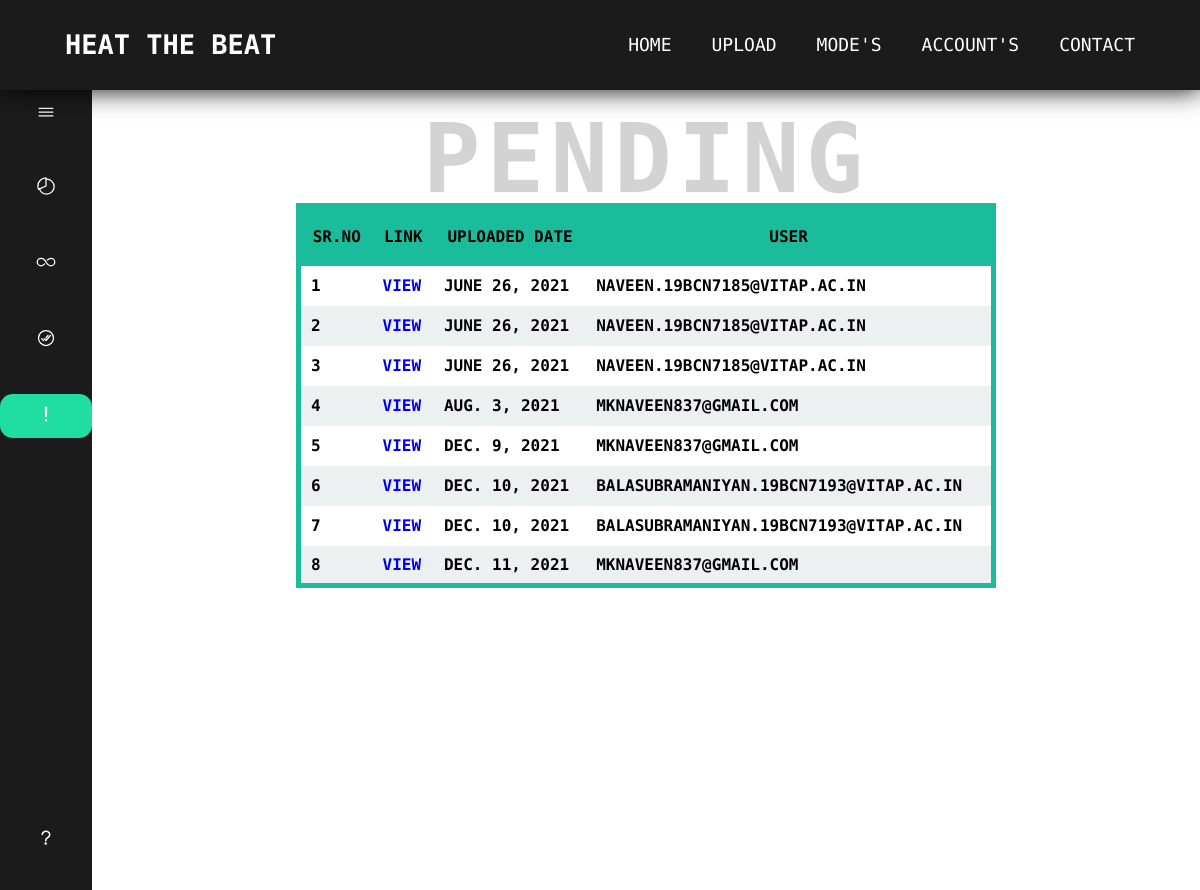
/bitdance/moderator/ (signed in), run on the app's committed database.
### VIDEOSUPLOAD/models.py (models this page shows, shortened)
class videoUpload(models.Model):
    captions=models.CharField(max_length=100)
    username=models.CharField(max_length=100)
    date=models.DateField(default='2001-04-12')
    EventName=models.CharField(max_length=50,default="")
    video=models.URLField(max_length=200,null=True,unique=True)
    url_64encoding=models.CharField(max_length=2048,default='/upload/videos/')
    Total_marks=models.IntegerField(default=0)

### VIDEOSUPLOAD/views.py (the view)
# urls.py: path('bitdance/moderator/',views.Moderator,name="Moderator's"),
def Moderator(request):
    if (request.user.is_authenticated == False):
        return redirect('/account/login')
    if request.method == 'GET':
        try:
            mode_team = Mode.objects.get(email=request.user)
        except Exception:
            mode_team = None
        if mode_team is not None and mode_team.mode_active:
            allmark_user = Marks.objects.filter(moderator_email=request.user.email)
            allmark_user_id = allmark_user.values_list('videoId')
            left_out_video = videoUpload.objects.exclude(pk__in=allmark_user_id)
            return render(request, 'allmarks.html', {'marks': allmark_user, 'LeftOver': left_out_video})
        if request.user.is_staff:
            return redirect('/videos')
        else:
            return redirect('/')

### Accounts/templatetags/check_mod.py (called while the page is built)
@register.filter('check_mod')
def has_group(user):
    try :
      team_mode=  Mode.objects.get(email=user)
    except Exception:
      team_mode =None
    if team_mode is not None and team_mode.mode_active:
        return True
    else :
        return False

### Templates/allmarks.html (shortened to what this page needs)
{% load static %}
{% static "images" as baseUrl %}
<!DOCTYPE html>
<html lang="en">
<head>
    <link rel="stylesheet" href="{% static 'css/headercss.css' %}">
    <link rel="stylesheet" href="{% static 'css/getmarkscss.css' %}">
    <link rel="stylesheet" href="{% static 'css/allmarkscss.css'%}">
    <link rel="stylesheet" href="{% static 'css/headercss.css' %}">
</head>
<body>
    {% include "header.html" %}
    <div id="body-pd" class="container containerHomepage">
        <div>
            <div>
                <div class="nav2">
                    <div id="lefthand">
                        <div class="nav__brand">
                            <ion-icon name="menu-outline" class="nav__toggle" id="nav-toggle"></ion-icon>
                        </div>
                        <div class="nav__list">
                            <div class="navclick " id="analytics">
                                <div>
                                    <ion-icon name="pie-chart-outline" class="nav__icon"></ion-icon>
                                </div>
                            </div>
                            <div class="navclick " id="filterbyevent">
                                <div>
                                    <ion-icon name="infinite-outline" class="nav__icon"></ion-icon>
                                </div>
                            </div>
                            <div class="navclick " id="verified">
                                <div>
                                    <ion-icon name="checkmark-done-circle-outline" class="nav__icon"></ion-icon>
                                </div>
                            </div>
                            <div class="navclick " id="unseen" style="background: #20dea0;">
                                <div>
                                    <ion-icon name="alert-outline" class="nav__icon "></ion-icon>
                                </div>
                            </div>
                        </div>
                    </div>
                    <a href="https://github.com/Android-Club-VITAP/BEAT-THE-HEAT" class="navclick">
                        <ion-icon name="help-outline" class="nav__icon"></ion-icon>
                    </a>
                </div>
            </div>
        </div>
        <div class="tableOut">
            <div id="HeaderOut" style="text-transform: uppercase;">
                <h1> PENDING</h1>
            </div>
            <div id="resbody">
                <table id="example" class="blue" style="min-width:700px; margin-bottom: 50px;overflow-x: scroll; ">
                    <thead>
                        <tr>
                            <th>SR.NO</th>
                            <th> link </th>
                            <th>UPLOADED DATE </th>
                            <th>USER</th>
                        </tr>
                    </thead>
                    <tbody id="TB">
                        {% for i in LeftOver %}
                        <tr>
                            <td></td>
                            <td><a href="/videos/{{i.url_64encoding}}" target="_blank">View</a></td>
                            <td>{{i.date}}</td>
                            <td>{{i.username}}</td>
                        </tr>
                        {% endfor %}
                    </tbody>
                </table>
            </div>
        </div>
    </div>
</body>
</html>

### Templates/header.html (shortened to what this page needs)
{% load check_mod %}
<nav>
    <div class="logo"> HEAT THE BEAT </div>
    <ul id="listviewheader">
        <li> <a href="/">HOME</a></li>
        <li><a href="/upload/">UPLOAD</a></li>
        {%if request.user|check_mod %}
        <li>
            <a> MODE'S</a>
        </li>
        {% endif %}
        <li>
            <a>Account's</a>
        </li>
        <li><a href="https://github.com/Android-Club-VITAP/">Contact</a></li>
    </ul>
</nav>

### static/css/headercss.css (style rules this page uses)
* { padding: 0; margin: 0; box-sizing: border-box; font-family: 'Fira Mono', monospace; }
nav { background-color: #1b1b1b; position: sticky; top: 0; left: 0; right: 0; bottom: 0; box-shadow: 0px 0px 25px 0px #000000fa; color: white; z-index: 1000; transition: background 1s ease; padding: 10px 5px; }
nav::after { content: ""; clear: both; display: table; }
nav ul { float: right; list-style: none; margin-right: 40px; position: relative; }
nav ul li { float: left; display: inline-block; background: #1b1b1b; margin: 0 5px; }
nav ul li a { text-decoration: none; line-height: 70px; font-size: 18px; padding: 8px 15px; text-transform: uppercase; color: white; }
nav .logo { float: left; color: white; font-size: 27px; font-weight: 600; line-height: 70px; padding-left: 60px; }

### static/css/getmarkscss.css (style rules this page uses)
* { padding: 0; margin: 0; box-sizing: border-box; }
table { border-collapse: collapse; width: 70%; text-transform: uppercase; max-width: 80%; min-width: 30%; }
.blue { border: 5px solid #1ABC9C; }
.blue thead { background: #1ABC9C; }
th, td { padding: 5px 10px; font-weight: bolder; width: auto; }
td { height: 40px; overflow: hidden; }
th { height: 60px; }
tbody tr:nth-child(even) { background: #ECF0F1; }

### static/css/allmarkscss.css (style rules this page uses)
#body-pd { display: grid; grid-template-columns: 92px auto; height: 800px; }
#nav-toggle { color: white; }
.navclick { display: flex; flex-direction: row; justify-content: center; margin-bottom: 2rem; padding:10px 5px; border-radius: .8rem; transition: .3s; cursor: pointer; }
.navclick .nav__icon { color: white; }
.blue { counter-reset: serial-number; overflow: hidden; }
.blue tr td:first-child:before { counter-increment: serial-number; content: counter(serial-number); }
:root { --nav-width: 92px; --first-color: #20dea0; --bg-color: #1b1b1b; ; --sub-color: #B6CEFC; --white-color: #FFF; --body-font: 'Poppins', sans-serif; --normal-font-size: 1rem; --small-font-size: .875rem; --z-fixed: 100; }
a { text-decoration: none; }
.nav2 { height: 800px; display: flex; flex-direction: column; justify-content: space-between; overflow: hidden; background-color: #1b1b1b; }
.nav__brand { display: flex; justify-content: center; margin-bottom: 2rem; }
.nav__toggle { font-size: 1.25rem; padding: .75rem; cursor: pointer; }
.nav__icon { font-size: 1.25rem; }

### Templates/allmarks.html (style rules this page uses)
.tableOut { padding: 25px 50px; display: flex; flex-direction: column; overflow: auto; }
#HeaderOut { font-size: 48px; line-height: 28px; letter-spacing: .125em; margin: 30px auto; color: #d3d3d3; font-weight: bolder; text-align: center; }
#resbody { margin-left: auto; margin-right: auto; }

### data on the page
videoUpload: date "JUNE 26, 2021", username "NAVEEN.19BCN7185@VITAP.AC.IN"
videoUpload: date "JUNE 26, 2021", username "NAVEEN.19BCN7185@VITAP.AC.IN"
videoUpload: date "JUNE 26, 2021", username "NAVEEN.19BCN7185@VITAP.AC.IN"
videoUpload: date "AUG. 3, 2021", username "MKNAVEEN837@GMAIL.COM"
videoUpload: date "DEC. 9, 2021", username "MKNAVEEN837@GMAIL.COM"
videoUpload: date "DEC. 10, 2021", username "BALASUBRAMANIYAN.19BCN7193@VITAP.AC.IN"
videoUpload: date "DEC. 10, 2021", username "BALASUBRAMANIYAN.19BCN7193@VITAP.AC.IN"
videoUpload: date "DEC. 11, 2021", username "MKNAVEEN837@GMAIL.COM"
